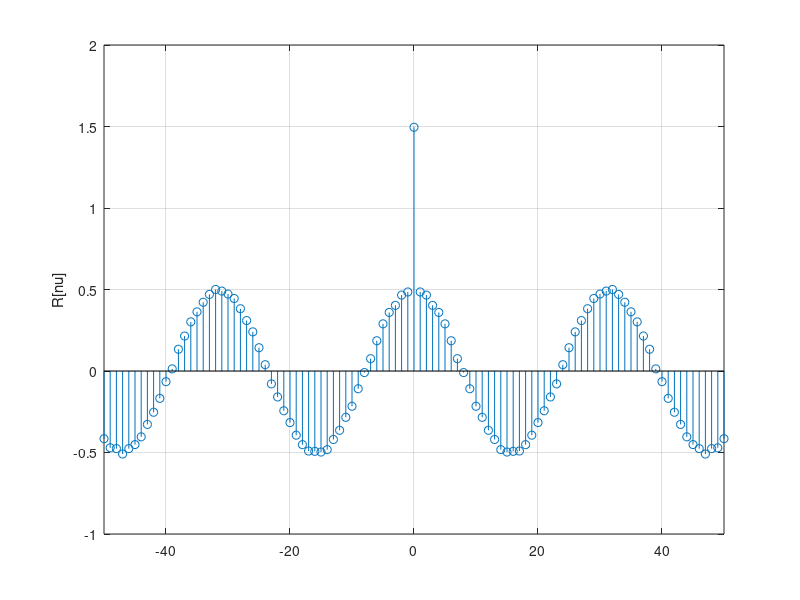

The MATLAB script that drew this image:
clear all
close all
w1 = randn (1,10000);
n = 1:10000;
w2 = cos(0.2 * n);
w = w1 + w2;

[R,nu] = xcorr(w,50,'unbiased');
subplot(111)
stem(nu,R)
ylabel('R[nu]')
grid
axis([-50 50 -1 2])
